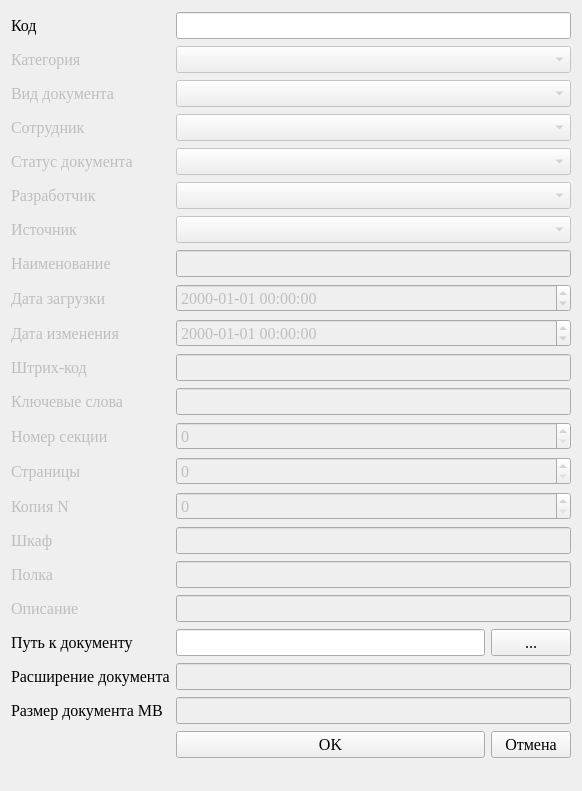
<?xml version="1.0" encoding="UTF-8"?>
<ui version="4.0">
 <class>DocsUploadDialog</class>
 <widget class="QWidget" name="DocsUploadDialog">
  <property name="geometry">
   <rect>
    <x>0</x>
    <y>0</y>
    <width>582</width>
    <height>791</height>
   </rect>
  </property>
  <property name="font">
   <font>
    <family>Times New Roman</family>
    <pointsize>12</pointsize>
   </font>
  </property>
  <property name="windowTitle">
   <string>Выгрузка документа</string>
  </property>
  <property name="windowIcon">
   <iconset resource="../../../res.qrc">
    <normaloff>:/icons/icon.png</normaloff>:/icons/icon.png</iconset>
  </property>
  <layout class="QGridLayout" name="gridLayout">
   <item row="6" column="2" colspan="2">
    <widget class="QComboBox" name="developer_codeComboBox">
     <property name="enabled">
      <bool>false</bool>
     </property>
     <property name="editable">
      <bool>false</bool>
     </property>
    </widget>
   </item>
   <item row="22" column="3">
    <widget class="QPushButton" name="cancelButton">
     <property name="maximumSize">
      <size>
       <width>16777215</width>
       <height>16777215</height>
      </size>
     </property>
     <property name="text">
      <string>Отмена</string>
     </property>
    </widget>
   </item>
   <item row="21" column="0">
    <widget class="QLabel" name="label_23">
     <property name="text">
      <string>Размер документа MB</string>
     </property>
    </widget>
   </item>
   <item row="2" column="2" colspan="2">
    <widget class="QComboBox" name="view_codeComboBox">
     <property name="enabled">
      <bool>false</bool>
     </property>
     <property name="editable">
      <bool>false</bool>
     </property>
    </widget>
   </item>
   <item row="7" column="2" colspan="2">
    <widget class="QComboBox" name="source_codeComboBox">
     <property name="enabled">
      <bool>false</bool>
     </property>
     <property name="editable">
      <bool>false</bool>
     </property>
    </widget>
   </item>
   <item row="22" column="2">
    <widget class="QPushButton" name="okButton">
     <property name="text">
      <string>OK</string>
     </property>
    </widget>
   </item>
   <item row="19" column="0">
    <widget class="QLabel" name="label_20">
     <property name="text">
      <string>Путь к документу</string>
     </property>
    </widget>
   </item>
   <item row="12" column="0">
    <widget class="QLabel" name="label_13">
     <property name="enabled">
      <bool>false</bool>
     </property>
     <property name="text">
      <string>Ключевые слова</string>
     </property>
    </widget>
   </item>
   <item row="19" column="3">
    <widget class="QPushButton" name="pathButton">
     <property name="text">
      <string>...</string>
     </property>
    </widget>
   </item>
   <item row="8" column="0">
    <widget class="QLabel" name="label_8">
     <property name="enabled">
      <bool>false</bool>
     </property>
     <property name="text">
      <string>Наименование</string>
     </property>
    </widget>
   </item>
   <item row="21" column="2" colspan="2">
    <widget class="QLineEdit" name="sizeMBEdit">
     <property name="enabled">
      <bool>false</bool>
     </property>
    </widget>
   </item>
   <item row="12" column="2" colspan="2">
    <widget class="QLineEdit" name="keywordsEdit">
     <property name="enabled">
      <bool>false</bool>
     </property>
    </widget>
   </item>
   <item row="14" column="0">
    <widget class="QLabel" name="label_15">
     <property name="enabled">
      <bool>false</bool>
     </property>
     <property name="text">
      <string>Страницы</string>
     </property>
    </widget>
   </item>
   <item row="6" column="0">
    <widget class="QLabel" name="label_6">
     <property name="enabled">
      <bool>false</bool>
     </property>
     <property name="text">
      <string>Разработчик</string>
     </property>
    </widget>
   </item>
   <item row="18" column="2" colspan="2">
    <widget class="QLineEdit" name="descriptionEdit">
     <property name="enabled">
      <bool>false</bool>
     </property>
    </widget>
   </item>
   <item row="18" column="0">
    <widget class="QLabel" name="label_19">
     <property name="enabled">
      <bool>false</bool>
     </property>
     <property name="text">
      <string>Описание</string>
     </property>
    </widget>
   </item>
   <item row="1" column="2" colspan="2">
    <widget class="QComboBox" name="category_codeComboBox">
     <property name="enabled">
      <bool>false</bool>
     </property>
     <property name="editable">
      <bool>false</bool>
     </property>
    </widget>
   </item>
   <item row="7" column="0">
    <widget class="QLabel" name="label_7">
     <property name="enabled">
      <bool>false</bool>
     </property>
     <property name="text">
      <string>Источник</string>
     </property>
    </widget>
   </item>
   <item row="22" column="0">
    <widget class="QLabel" name="label">
     <property name="text">
      <string/>
     </property>
    </widget>
   </item>
   <item row="5" column="0">
    <widget class="QLabel" name="label_5">
     <property name="enabled">
      <bool>false</bool>
     </property>
     <property name="text">
      <string>Статус документа</string>
     </property>
    </widget>
   </item>
   <item row="9" column="0">
    <widget class="QLabel" name="label_9">
     <property name="enabled">
      <bool>false</bool>
     </property>
     <property name="text">
      <string>Дата загрузки</string>
     </property>
    </widget>
   </item>
   <item row="4" column="0">
    <widget class="QLabel" name="label_4">
     <property name="enabled">
      <bool>false</bool>
     </property>
     <property name="text">
      <string>Сотрудник</string>
     </property>
    </widget>
   </item>
   <item row="11" column="0">
    <widget class="QLabel" name="label_11">
     <property name="enabled">
      <bool>false</bool>
     </property>
     <property name="text">
      <string>Штрих-код</string>
     </property>
    </widget>
   </item>
   <item row="13" column="0">
    <widget class="QLabel" name="label_14">
     <property name="enabled">
      <bool>false</bool>
     </property>
     <property name="text">
      <string>Номер секции</string>
     </property>
    </widget>
   </item>
   <item row="20" column="0">
    <widget class="QLabel" name="label_22">
     <property name="text">
      <string>Расширение документа</string>
     </property>
    </widget>
   </item>
   <item row="17" column="0">
    <widget class="QLabel" name="label_18">
     <property name="enabled">
      <bool>false</bool>
     </property>
     <property name="text">
      <string>Полка</string>
     </property>
    </widget>
   </item>
   <item row="8" column="2" colspan="2">
    <widget class="QLineEdit" name="titleEdit">
     <property name="enabled">
      <bool>false</bool>
     </property>
    </widget>
   </item>
   <item row="0" column="0">
    <widget class="QLabel" name="label_21">
     <property name="text">
      <string>Код</string>
     </property>
    </widget>
   </item>
   <item row="1" column="0">
    <widget class="QLabel" name="label_2">
     <property name="enabled">
      <bool>false</bool>
     </property>
     <property name="text">
      <string>Категория</string>
     </property>
    </widget>
   </item>
   <item row="0" column="2" colspan="2">
    <widget class="QLineEdit" name="codeEdit"/>
   </item>
   <item row="15" column="2" colspan="2">
    <widget class="QSpinBox" name="copy_nSpinBox">
     <property name="enabled">
      <bool>false</bool>
     </property>
    </widget>
   </item>
   <item row="10" column="2" colspan="2">
    <widget class="QDateTimeEdit" name="date_changeDateTimeEdit">
     <property name="enabled">
      <bool>false</bool>
     </property>
     <property name="displayFormat">
      <string>yyyy-MM-dd HH:mm:ss</string>
     </property>
    </widget>
   </item>
   <item row="10" column="0">
    <widget class="QLabel" name="label_10">
     <property name="enabled">
      <bool>false</bool>
     </property>
     <property name="text">
      <string>Дата изменения</string>
     </property>
    </widget>
   </item>
   <item row="16" column="0">
    <widget class="QLabel" name="label_17">
     <property name="enabled">
      <bool>false</bool>
     </property>
     <property name="text">
      <string>Шкаф</string>
     </property>
    </widget>
   </item>
   <item row="9" column="2" colspan="2">
    <widget class="QDateTimeEdit" name="date_loadingDateTimeEdit">
     <property name="enabled">
      <bool>false</bool>
     </property>
     <property name="displayFormat">
      <string>yyyy-MM-dd HH:mm:ss</string>
     </property>
    </widget>
   </item>
   <item row="14" column="2" colspan="2">
    <widget class="QSpinBox" name="pagesSpinBox">
     <property name="enabled">
      <bool>false</bool>
     </property>
    </widget>
   </item>
   <item row="15" column="0">
    <widget class="QLabel" name="label_16">
     <property name="enabled">
      <bool>false</bool>
     </property>
     <property name="text">
      <string>Копия N</string>
     </property>
    </widget>
   </item>
   <item row="17" column="2" colspan="2">
    <widget class="QLineEdit" name="rackEdit">
     <property name="enabled">
      <bool>false</bool>
     </property>
    </widget>
   </item>
   <item row="20" column="2" colspan="2">
    <widget class="QLineEdit" name="docs_extEdit">
     <property name="enabled">
      <bool>false</bool>
     </property>
    </widget>
   </item>
   <item row="2" column="0">
    <widget class="QLabel" name="label_3">
     <property name="enabled">
      <bool>false</bool>
     </property>
     <property name="text">
      <string>Вид документа</string>
     </property>
    </widget>
   </item>
   <item row="19" column="2">
    <widget class="QLineEdit" name="pathEdit"/>
   </item>
   <item row="5" column="2" colspan="2">
    <widget class="QComboBox" name="status_codeComboBox">
     <property name="enabled">
      <bool>false</bool>
     </property>
     <property name="editable">
      <bool>false</bool>
     </property>
    </widget>
   </item>
   <item row="11" column="2" colspan="2">
    <widget class="QLineEdit" name="barcodeEdit">
     <property name="enabled">
      <bool>false</bool>
     </property>
    </widget>
   </item>
   <item row="16" column="2" colspan="2">
    <widget class="QLineEdit" name="cupboardEdit">
     <property name="enabled">
      <bool>false</bool>
     </property>
    </widget>
   </item>
   <item row="13" column="2" colspan="2">
    <widget class="QSpinBox" name="section_numberSpinBox">
     <property name="enabled">
      <bool>false</bool>
     </property>
    </widget>
   </item>
   <item row="4" column="2" colspan="2">
    <widget class="QComboBox" name="employee_codeComboBox">
     <property name="enabled">
      <bool>false</bool>
     </property>
     <property name="editable">
      <bool>false</bool>
     </property>
    </widget>
   </item>
  </layout>
 </widget>
 <resources>
  <include location="../../../res.qrc"/>
 </resources>
 <connections/>
</ui>
